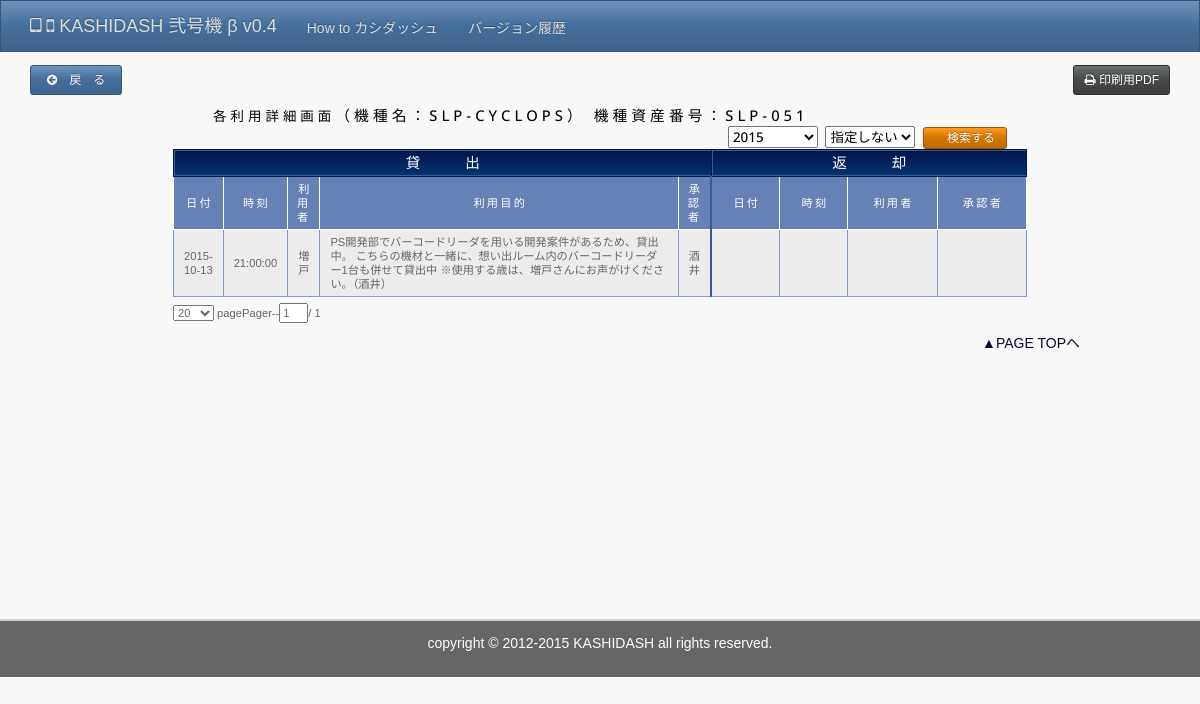
/detail.php?device_id=SLP-051&item=SLP-CYCLOPS, run on the app's committed database.
### tables this page shows
CREATE TABLE IF NOT EXISTS `device` (
  `device_id` varchar(16) NOT NULL,
  `d_flg` tinyint(1) NOT NULL default '0',
  `administrator` varchar(5) NOT NULL,
  `name` varchar(32) NOT NULL,
  `os` varchar(32) default NULL,
  `version_major` varchar(10) default NULL,
  `version_minor` varchar(10) default NULL,
  `misc` tinytext,
  `img` varchar(128) default NULL,
  `create_date` timestamp NOT NULL default '0000-00-00 00:00:00',
  `update_date` timestamp NOT NULL default CURRENT_TIMESTAMP on update CURRENT_TIMESTAMP,
  PRIMARY KEY  (`device_id`),
  UNIQUE KEY `device_id` (`device_id`)
);

CREATE TABLE IF NOT EXISTS `verifier` (
  `id` int(11) NOT NULL auto_increment,
  `device_id` varchar(10) NOT NULL,
  `item` text NOT NULL,
  `l_date` date NOT NULL,
  `l_time` time NOT NULL,
  `l_user` text NOT NULL,
  `l_purpose` text NOT NULL,
  `l_approval` text,
  `r_date` date default NULL,
  `r_time` time default NULL,
  `r_user` text,
  `r_approval` text,
  `return_flag` int(1) NOT NULL default '0',
  PRIMARY KEY  (`id`),
  UNIQUE KEY `id` (`id`),
  KEY `id_2` (`id`)
);

### phpinc/device.php (called while the page is built)
<?php
$stmt = $pdo->query("SELECT * FROM device WHERE d_flg = 0 ORDER BY device_id ASC");
while($row = $stmt -> fetch(PDO::FETCH_ASSOC)){
	$device[$row['device_id']] = array(
		'name'			=> $row['name'],
    	'administrator' => $row['administrator'],
    	'os'			=> $row['os'],
    	'version_major'	=> $row['version_major'],
    	'version_minor'	=> $row['version_minor'],
    	'misc'			=> $row['misc'],
    	'img'			=> $row['img'],
    	'create_date'	=> $row['create_date'],
    	'update_date'	=> $row['update_date'],
	);
}

### phpinc/config.php (called while the page is built, shortened)
<?php
$enc_db   = "utf8";
if((isset($ING_auth) && ($ING_auth == 'admin')) || (isset($_SESSION['auth']) && $_SESSION['auth'] == 'admin')){
	$_SESSION['auth'] = 'admin';
	$authCheck = true;
} else {
  $authCheck = false;
}
$dbtype = 'mysql';
$dbhost	= "localhost";
$dbname	= "wts14";
$dbuser = "root";
$dbpass = "root";
$dsn	= "$dbtype:host=$dbhost;dbname=$dbname;charset=$enc_db;";
try{
	$pdo = new PDO($dsn,$dbuser,$dbpass,
		array(PDO::ATTR_EMULATE_PREPARES => false)
		);
	$pdo->setAttribute(PDO::ATTR_ERRMODE, PDO::ERRMODE_EXCEPTION);
} catch (PDOException $e){
	exit('DB接続失敗: '. $e->getMessage());
}
require_once(__PHPINC__ . '/device.php');

### phpinc/detail_func.php (called while the page is built, shortened)
<?php
if(isset($ING_device_id)){
	$_SESSION['device_id'] = $device_id = sprintf('%s', $ING_device_id);
} else if($debug){
	if(isset($ING_item)){
		$_SESSION['item'] = $itemName = sprintf('%s', $ING_item);
	} else if($debug){
		$_SESSION['item'] = $itemName = 'au';
	}
	if(isset($_SESSION['item'])){
		$itemName = sprintf('%s', $_SESSION['item']);
	}
}
if(isset($_SESSION['device_id'])){
	$device_id = sprintf('%s', $_SESSION['device_id']);
}
$dataPost = false;
$sql = 'SELECT DISTINCT DATE_FORMAT(l_date,"%Y") as year FROM verifier WHERE device_id=:device_id ORDER BY DATE_FORMAT(l_date,"%Y") ASC';
$stmt = $pdo->prepare($sql);
$stmt->bindParam(':device_id',$device_id);
$stmt->execute();
foreach($stmt as $val){
	$year[] = $val['year'];
}
$date = date("Y/m");
$date = explode("/",$date);
if($dataPost || ($_SERVER['PHP_SELF'] == '/kashidash2/detailprint.php') || ($_SERVER['PHP_SELF'] == '/kashidash2/detailprint.pdf') ){
	if(!empty($INP_l_auth_name)){
		$sql = 'UPDATE verifier SET l_approval=:l_approval WHERE id =:id';
		$stmt = $pdo->prepare($sql);
		$stmt->bindParam(':l_approval',$INS_l_auth_name);
		$stmt->bindParam(':id',$INS_id);
		$stmt->execute();
		$sql = 'SELECT * FROM verifier WHERE device_id=:device_id AND DATE_FORMAT(l_date,"%Y")=:l_date ORDER BY id DESC';
		$stmt = $pdo->prepare($sql);
		$stmt->bindParam(':device_id', $device_id);
		$stmt->bindParam(':l_date', $date[0]);
		$stmt->execute();
		$log = '$INS_l_auth_name '.$INS_l_auth_name;
	}else if(!empty($INP_r_auth_name)){
		$sql = 'UPDATE verifier SET r_approval=:r_approval WHERE id=:id';
		$stmt = $pdo->prepare($sql);
		$stmt->bindParam(':r_approval',$INS_r_auth_name);
		$stmt->bindParam(':id',$INS_id);
		$stmt->execute();
		$sql = 'SELECT * FROM verifier WHERE device_id=:device_id AND DATE_FORMAT(l_date,"%Y")=:l_date ORDER BY id DESC';
		$stmt = $pdo->prepare($sql);
		$stmt->bindParam(':device_id',$device_id);
		$stmt->bindParam(':l_date',$date[0]);
		$stmt->execute();
		$log = '$INS_r_auth_name'. $INS_r_auth_name;
	}else if(!empty($INS_year) && !empty($INS_month)){
		$sql = 'SELECT * FROM verifier WHERE device_id=:device_id AND DATE_FORMAT(l_date,"%Y")=:l_dateY AND DATE_FORMAT(l_date,"%m")=:l_date ORDER BY id DESC';
		$stmt = $pdo->prepare($sql);
		$stmt->bindParam(':device_id',$device_id);
		$stmt->bindParam(':l_dateY',$INS_year);
		$stmt->bindParam(':l_date',$INS_month);
		$stmt->execute();
		$date[0] = $INS_year;
		$date[1] = $INS_month;
		$log = 'year month';
	}else if(!empty($INS_year) && empty($INS_month)){
		$sql = 'SELECT * FROM verifier WHERE device_id=:device_id AND DATE_FORMAT(l_date,"%Y")=:l_dateY ORDER BY id DESC';
		$stmt = $pdo->prepare($sql);
		$stmt->bindParam(':device_id',$device_id);
		$stmt->bindParam(':l_dateY',$INS_year);
		$stmt->execute();
		$date[0] = $INS_year;
		$date[1] = '';
		$log = 'no-month';
	}else if(empty($INS_year) && !empty($INS_month)){
		$sql = 'SELECT * FROM verifier WHERE device_id=:device_id AND DATE_FORMAT(l_date,"%m")=:l_dateM ORDER BY id DESC';
		$stmt = $pdo->prepare($sql);
		$stmt->bindParam(':device_id',$device_id);
		$stmt->bindParam(':l_dateM',$INS_month);
		$stmt->execute();
		$date[0] = '';
		$date[1] = $INS_month;
		$log = 'no-year';
	}else{
		$sql = 'SELECT * FROM verifier WHERE device_id=:device_id ORDER BY id DESC';
		$log = 'no-date';
		$stmt = $pdo->prepare($sql);
		$stmt->bindParam(':device_id', $device_id);
		$stmt->execute();
	}
}else{
	$sql = 'SELECT * FROM verifier WHERE device_id=:device_id AND DATE_FORMAT(l_date,"%Y")=:l_date ORDER BY id DESC';
	$stmt = $pdo->prepare($sql);
	$stmt->bindParam(':device_id', $device_id);
	$stmt->bindParam(':l_date', $date[0]);
	$stmt->execute();
	$_SESSION['year']  = $INS_year = $date[0];
}

### detail.php (the view, shortened to what this page needs)
<?php
$debug = true;
 if($debug){
	$ING_device_id = 'WI-001';
}
require_once('phpinc/config.php');
require_once('phpinc/detail_func.php');
$addCss = '<link rel="stylesheet" type="text/css" href="/kashidash2/common/css/print.css" media="print">'."\n";
include_once('template/head.php');
?>
<body>
<?php
include_once('template/header.php');
?>
<div id="contents">
	<section id="main">
		<h2 class="title01">
			<span class="print_d">各利用詳細画面</span><span class="type01"><span class="print_d">（機種名：</span><?php echo $device[$ING_device_id]['name']; ?><span class="print_d">）</span> </span><span class="type01_p">機種資産番号：<?php if(isset($ING_device_id)) echo $ING_device_id; ?></span>
			<form style="float: right; margin-right: 20px;" name="select_date" method="post" action="/kashidash2/detail.php?device_id=<?php echo $ING_device_id; ?>">
				<select name="year">
					<?php
						foreach($year as $val){
							$selected = '';
							if($val==$INS_year){
								$selected = 'selected';
							}
							echo '<option value="'.$val.'" '.$selected.'>'.$val.'</option>';
						}
					?>
				</select>
				<select name="month">
					<option value="">指定しない</option>
				</select>
				<input type="submit" value="　検索する　" class="btn btn-warning btn-xs">
			</form>
		</h2>
		<table class="k_table01 k_table02" id="utilizationList">
			<tr class="cap01">
				<th colspan="5" class="group01"><span>貸出</span></th>
				<th colspan="4" class="group02"><span>返却</span></th>
			</tr>
			<tr class="cap02">
				<th>日付</th>
				<th>時刻</th>
				<th>利用者</th>
				<th>利用目的</th>
				<th class="boundary">承認者</th>
				<th>日付</th>
				<th>時刻</th>
				<th>利用者</th>
				<th>承認者</th>
			</tr>
			<?php
			while($table = $stmt->fetch(PDO::FETCH_ASSOC)){
			?>
			<tr>
				<td><?php print(htmlspecialchars($table['l_date'])); ?></td>
				<td><?php print(htmlspecialchars($table['l_time'])); ?></td>
				<td class="nowrap"><?php print(htmlspecialchars($table['l_user'])); ?></td>
				<td class="txleft"><?php print(htmlspecialchars($table['l_purpose'])); ?></td>
				<?php if($authCheck && ($table['l_approval']==null || $table['l_approval']=='')){ ?>
					<td class="boundary">
						<form name="l_approval" action="/kashidash2/detail.php?device_id=<?php echo $ING_device_id ;?>&auth=admin" method="post">
							<input type="text" name="l_auth_name" style="width:3em">
							<input type="hidden" name="id" value="<?php echo $table['id']; ?>">
							<input type="submit" value="　承 認　" class="btn btn-primary btn-xs fs09">
						</form>
					</td>
				<?php }else{ ?>
					<td class="boundary nowrap"><?php print(htmlspecialchars($table['l_approval'])); ?></td>
				<?php } ?>
				<td><?php print(htmlspecialchars($table['r_date'])); ?></td>
				<td><?php print(htmlspecialchars($table['r_time'])); ?></td>
				<td class="nowrap"><?php print(htmlspecialchars($table['r_user'])); ?></td>
				<?php if($authCheck && ($table['r_approval']==null || $table['r_approval']=='')){ ?>
					<td>
						<form name="r_approval" action="/kashidash2/detail.php?device_id=<?php echo $ING_device_id ;?>&auth=admin" method="post">
							<input type="text" name="r_auth_name" style="width:3em">
							<input type="hidden" name="id" value="<?php echo $table['id']; ?>">
							<input type="submit" value="　承 認　" class="btn btn-primary btn-xs fs09">
						</form>
					</td>
				<?php }else{ ?>
					<td class="nowrap"><?php print(htmlspecialchars($table['r_approval'])); ?></td>
				<?php } ?>
			</tr>
			<?php
			}
			?>
		</table>
	</section>
	<div class="pagetop"><a href="#">▲PAGE TOPへ</a></div>
</div>
<?php include_once('template/footer.php') ?>
</body>
</html>

### common/css/style2.css (style rules this page uses)
html, body { height:100%; overflow-x:hidden; }
body { background:#f8f8f8; color:#666; font-family: ArialMT, "メイリオ",Meiryo, "Hiragino Kaku Gothic ProN", "ヒラギノ角ゴ ProN W3", sans-serif; font-size: 14px; line-height: 1.25; }
#contents { min-height: 500px; }
#main { margin: 0 auto 0 auto; padding: 0 1.5%; max-width: 890px; font-size: 80%; }
.title01 { color:#000; font-size: 1.2em; line-height:1.4; letter-spacing:0.3em; padding-left: 40px; margin: 0 auto 10px; }
.title01 span.type01 { font-size: 1.1em; }
.title01 span.type01_p { font-size: 1.1em; }
.k_table01 { width: 100%; font-size: 100%; margin-bottom: 0.5em; }
.k_table01 td,.k_table01 th { font-weight:normal; text-align:center; vertical-align:middle; }
.k_table01 .cap01 th { background-color: #042560; background: -webkit-gradient(linear, left top, left bottom, color-stop(1.00, #063474), color-stop(0.00, #021449)); background: -webkit-linear-gradient(#021449, #063474); background: -moz-linear-gradient(#021449, #063474); background: -o-linear-gradient(#021449, #063474); background: -ms-linear-gradient(#021449, #063474); background: linear-gradient(#021449, #063474); border: solid 1px #03194e; border-width: 1px 0 1px 1px; color:#fff; white-space:nowrap; letter-spacing: 4em; text-indent: 4em; }
.k_table01 .cap01 th span { border: solid 1px #375d8f; border-right-width:0; display:block; padding: 3px; height: 100%; font-size: 1.3em; }
.k_table01 .cap01 th:last-child { border-right: solid 1px #03194e; }
.k_table01 .cap01 .group01 { width: 60%; }
.k_table01 .cap01 .group02 { width: 40%; }
.k_table01 .cap02 th { background-color: #6781b6; border: solid 1px #fff; border-top-width: 1px; color:#fff; padding: 5px; letter-spacing: 0.2em; text-indent: 0.2em; font-size: 1em; }
.k_table01 td { border: solid 1px #809cc7; background-color:#ececec; padding: 5px 10px; }
.k_table01 th.boundary, .k_table01 td.boundary { border-right: solid 2px #3b5a98; }
.k_table01 .txleft { text-align:left; }
.pagetop { margin:0 auto; width:80%; text-align:right; padding: 12px 0 24px; }
.pagetop a { color:#0f052c; text-decoration:none; }

### data on the page
device: name "SLP-CYCLOPS"
verifier: l_date "2015-10-13", l_time "21:00:00", l_user "増戸", l_purpose "PS開発部でバーコードリーダを用いる開発案件があるため、貸出中。 こちらの機材と一緒に、想い出ルーム内のバーコードリーダー1台も併せて貸出中 ※使用する歳は、増戸さんにお声がけください。（酒井）", l_approval "酒井"

### other printed values
$ING_device_id "SLP-051"
form field year "2015"
